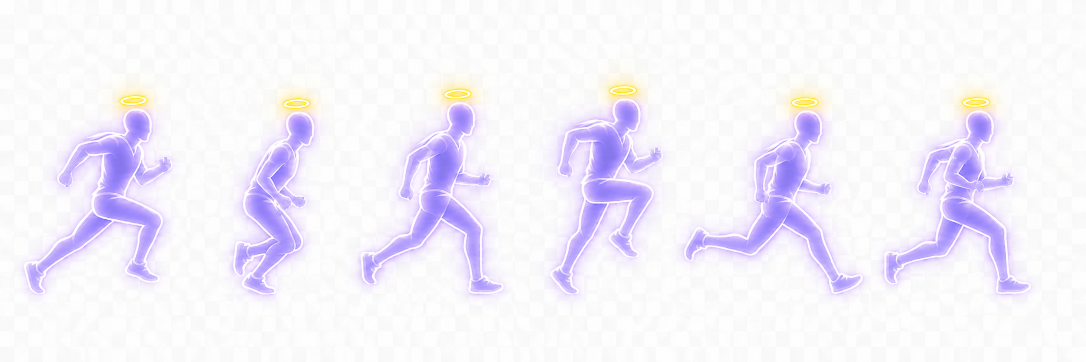
#> input picture assets/images/ghost/ghost-run-sheet-src.png, 2172 x 724 px (shown at 1/2 size)
$ python prep-ghost-sheet.py
#> lines starting #> are read from the running program, lines starting #| are printed output that depends on the picture
#!/usr/bin/env python3
"""ghost-run 스프라이트시트 전처리 v3 — 2026-06 새 소스(다크 퍼플 후드+골드 헤일로).

원본(assets/images/ghost/ghost-run-sheet-src.png): RGB 6포즈 시트, 2172×724.
흰 배경, 포즈 간 gap이 불균등 → 격자 슬라이스 대신 column-profile로 측정한
포즈별 실제 x 범위로 크롭.

전략:
  1) POSES: column-profile로 측정한 6포즈 실제 x 범위 (각 포즈 픽셀 덩어리 경계).
  2) Y 공통 범위(Y0..Y1) — 전 포즈 합집합 상하 여유 포함.
  3) 흰 배경 → 부드러운 알파 (채도+어두움 기반, 경계 계단현상 제거).
  4) 상체(머리·몸통) 가로 중심 정렬 → 달릴 때 몸통 좌우 떨림 제거.
     (발 높이가 프레임마다 다른 런사이클 특성상 하단 정렬은 위아래 떨림 유발)

산출물: assets/game/ghost-run.png (RGBA, 6프레임 균등)
"""
from __future__ import annotations
from PIL import Image, ImageFilter
import os

ROOT = os.path.join(os.path.dirname(__file__), "..")
SRC = os.path.join(ROOT, "assets", "images", "ghost", "ghost-run-sheet-src.png")
OUT = os.path.join(ROOT, "assets", "game", "ghost-run.png")

# column-profile(흰 배경 제외, 열당 10px 이상)으로 측정한 6포즈 실제 x 범위.
# 소스: 2172×724 RGB 시트 (2026-06, 다크 퍼플 후드+골드 헤일로).
POSES = [(29, 400), (494, 683), (802, 1034), (1092, 1464), (1558, 1746), (1868, 2098)]
Y0, Y1 = 127, 646            # 공통 세로 크롭 범위 — 전 포즈 캐릭터 합집합 + 여유
PAD = 16                     # 포즈 좌우 여백(px, 소스 기준)
TARGET_H = 300               # 출력 프레임 높이(px) — 레티나 여유, 다운스케일로 선명
TORSO_FRAC = 0.42            # 상체 정렬에 쓸 상단 비율(머리+몸통 영역)


def soft_alpha(img: Image.Image) -> Image.Image:
    """흰 배경 → 부드러운 알파. 채도/어두움 기반이라 경계가 매끈(안티에일리어싱)."""
    img = img.convert("RGBA")
    px = img.load()
    w, h = img.size
    for y in range(h):
        for x in range(w):
            r, g, b, _ = px[x, y]
            mx = max(r, g, b)
            mn = min(r, g, b)
            sat = (mx - mn) / mx if mx > 0 else 0.0
            # 채도 성분(색이 있을수록↑) + 어두움 성분(흰 배경 대비↑)
            sat_c = min(1.0, sat / 0.30)
            dark_c = min(1.0, (255 - mx) / 70.0)
            a = max(sat_c, dark_c)
            if a < 0.05:          # 배경 잔여 헤이즈 컷 (낮춰 가장자리 부드럽게)
                a = 0.0
            px[x, y] = (r, g, b, int(255 * a))
    return img


def torso_center_x(img: Image.Image) -> float:
    """상단 TORSO_FRAC 영역의 알파 가중 x 중심 — 달리기 중 안정적인 정렬 앵커."""
    px = img.load()
    w, h = img.size
    yend = int(h * TORSO_FRAC)
    sx = 0.0
    sw = 0.0
    for y in range(yend):
        for x in range(w):
            a = px[x, y][3]
            if a > 24:
                sx += x * a
                sw += a
    return sx / sw if sw > 0 else w / 2.0


def main() -> None:
    sheet = Image.open(SRC).convert("RGB")
#> sheet is the input picture: PIL image 2172x724 RGB; mean R, G, B 243.6, 240.1, 250.3
    crop_h = Y1 - Y0
    scale = TARGET_H / crop_h

    # 1) 포즈별 크롭 + 부드러운 알파 + 스케일
    frames = []
    anchors = []  # 각 프레임의 상체중심 x (스케일 후)
    for (x0, x1) in POSES:
        cx0 = max(0, x0 - PAD)
        cx1 = min(sheet.width, x1 + PAD)
        fr = sheet.crop((cx0, Y0, cx1, Y1))
        fr = soft_alpha(fr)
        nw = max(1, round(fr.width * scale))
        fr = fr.resize((nw, TARGET_H), Image.LANCZOS)
        # 알파 가장자리 미세 블러 → 다운스케일 후 계단현상(자글거림) 제거.
        # RGB는 그대로 두고 알파만 페더링해 외곽이 매끈하게 풀린다.
        r_, g_, b_, a_ = fr.split()
        a_ = a_.filter(ImageFilter.GaussianBlur(0.9))
        fr = Image.merge("RGBA", (r_, g_, b_, a_))
        frames.append(fr)
        anchors.append(torso_center_x(fr))
#> this loop made 6 passes
#> pass 1, in main, `fr = sheet.crop((cx0, Y0, cx1, Y1))`:
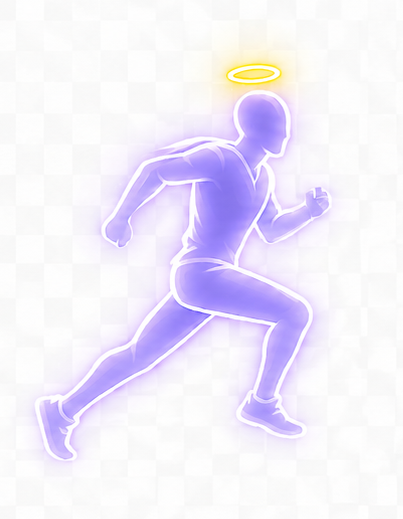
#> fr: PIL image 403x519 RGB; mean R, G, B 240.4, 235.6, 250.1
#> after the loop:
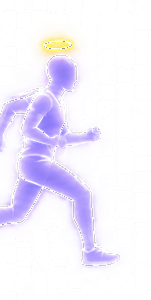
#> fr: PIL image 151x300 RGBA; mean R, G, B, A 188.6, 182.6, 200.1, 63.8; transparent parts drawn white
#> after the loop, anchors = [131.4, 60.1, 62.83, 82.24, 33.39, 47.5]; frames = 6 items

    # 2) 프레임 폭 결정 — 모든 포즈가 상체중심 정렬 후 들어갈 최대 폭
    #    왼/오른쪽으로 필요한 최대 여유를 따로 구해 대칭이 아니어도 안 잘리게.
    left_need = max(a for a in anchors)
#> left_need = 131.4
    right_need = max(fr.width - a for fr, a in zip(frames, anchors))
#> right_need = 151.8
    fw = int(left_need + right_need) + 4
#> fw = 287
    cx = left_need + 2  # 캔버스 내 공통 앵커 x
#> cx = 133.4

    # 3) 합본 — 각 프레임을 상체중심(anchor)이 cx에 오도록 배치
    out = Image.new("RGBA", (fw * len(frames), TARGET_H), (0, 0, 0, 0))
#> out: PIL image 1722x300 RGBA; every value is 0
    for i, (fr, a) in enumerate(zip(frames, anchors)):
        ox = int(i * fw + cx - a)
        out.paste(fr, (ox, 0), fr)
#> this loop made 6 passes
#> (a, ox) on passes 1 to 6: (131.4, 2), (60.1, 360), (62.83, 644), (82.24, 912), (33.39, 1247), (47.5, 1520)
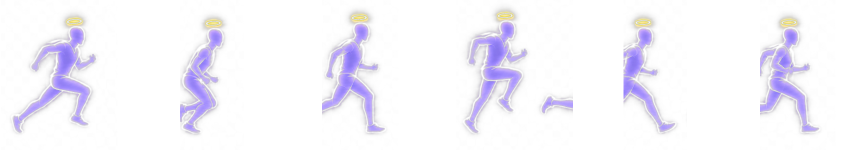
#> out: PIL image 1722x300 RGBA (shown at 1/2 size); mean R, G, B, A 28.7, 26.5, 34.4, 24.7; transparent parts drawn white
    out.save(OUT, "PNG")
    print(f"out {out.size}  frame {fw}x{TARGET_H} × {len(frames)} → {OUT}")
#| out (1722, 300)  frame 287x300 × 6 → scripts/../assets/game/ghost-run.png


if __name__ == "__main__":
    main()
